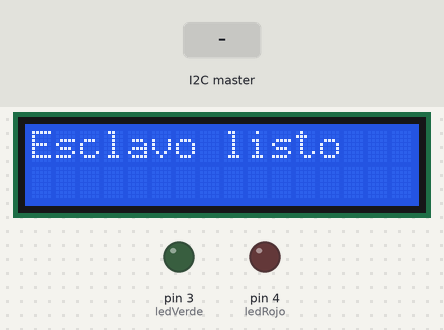
A sketch run on a simulated Arduino Uno, built with avr-gcc and run on an emulated ATmega328P. Parts: 16×2 character LCD, output pins drawn as LEDs (lit = HIGH). The inputs (shaded band) are chosen by the test bench. What the sketch prints to the serial monitor is not drawn.

Above: at 1.2 s.
1.3 s: the I2C master sends the byte 1
At 1.41 s:
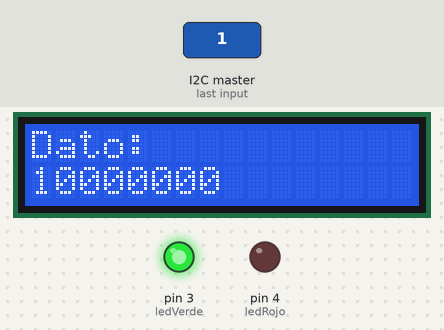
At 2.2 s:
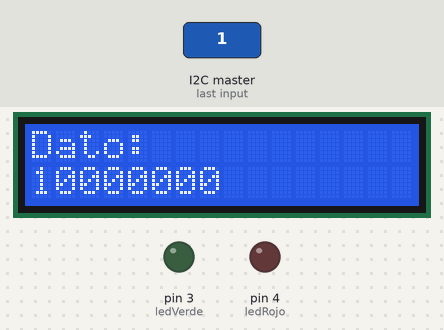
3.2 s: the I2C master sends the byte 0
At 4.8 s:
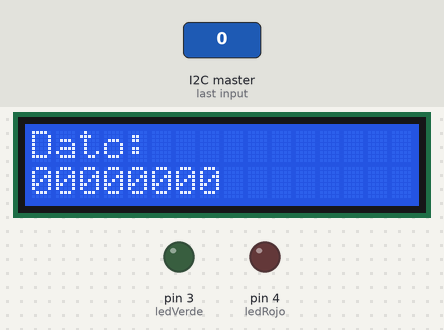
Timing chart, 0 to 6.3 s (numbered marks = the images above; inputs shaded):
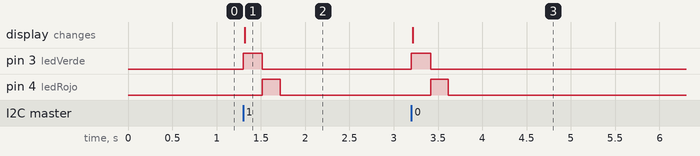

The sketch:

esclavo.ino
```cpp
#include <Wire.h>
#include <LiquidCrystal_I2C.h>

LiquidCrystal_I2C lcd(0x27, 16, 2);
const int ledVerde = 3;
const int ledRojo = 4;

volatile byte datoRecibido = 0;
volatile bool recibido = false;

byte invertirBits(byte dato) {
  byte resultado = 0;
  for (int i = 0; i < 8; i++) {
    resultado <<= 1;
    resultado |= (dato & 1);
    dato >>= 1;
  }
  return resultado;
}

void imprimirBinarioLCD(byte dato) {
  char binario[9];
  for (int i = 7; i >= 0; i--) {
    binario[7 - i] = bitRead(dato, i) ? '1' : '0';
  }
  binario[8] = '\0';
  lcd.print(binario);
}

void recibirDato(int numBytes) {
  if (Wire.available()) {
    byte recibidoOriginal = Wire.read();
    datoRecibido = invertirBits(recibidoOriginal);
    recibido = true;
  }
}

void setup() {
  Serial.begin(9600);
  Wire.begin(0x08);
  Wire.onReceive(recibirDato);
  Wire.onRequest([]() {
    Wire.write(datoRecibido);
  });

  lcd.init();
  lcd.backlight();
  lcd.clear();
  pinMode(ledVerde, OUTPUT);
  pinMode(ledRojo, OUTPUT);
  digitalWrite(ledRojo, LOW);
  digitalWrite(ledVerde, LOW);
  lcd.setCursor(0, 0);
  lcd.print("Esclavo listo");
  Serial.println("Iniciado Arduino Esclavo");
}

void loop() {
  if (recibido) {
    Serial.print("Dato recibido invertido: ");
    Serial.println(datoRecibido, BIN);

    digitalWrite(ledRojo, LOW);
    digitalWrite(ledVerde, HIGH);

    lcd.clear();
    lcd.setCursor(0, 0);
    lcd.print("Dato:");
    lcd.setCursor(0, 1);
    imprimirBinarioLCD(datoRecibido);

    delay(200);
    digitalWrite(ledVerde, LOW);
    digitalWrite(ledRojo, HIGH);
    delay(200);
    digitalWrite(ledRojo, LOW);
    recibido = false;
  }
}
```

Measured:
- after the input at 1.3 s, pin 3 (ledVerde): LOW → HIGH at once, → LOW 0.22 s later; pin 4 (ledRojo): LOW → HIGH after 0.22 s, → LOW 0.20 s later; the display: changes at once (image 1)
- after the input at 3.2 s, pin 3 (ledVerde): LOW → HIGH at once, → LOW 0.22 s later; pin 4 (ledRojo): LOW → HIGH after 0.22 s, → LOW 0.20 s later; the display: changes at once (image 3)
